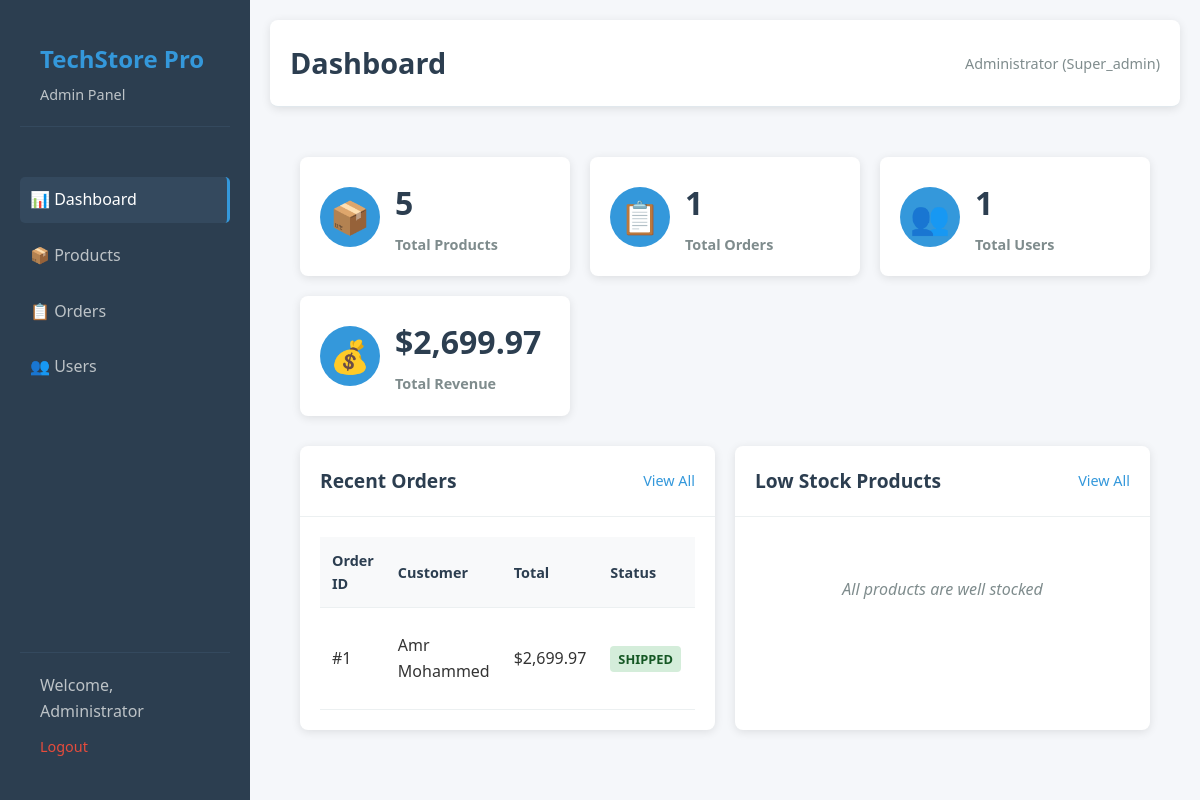
The page /admin/dashboard.php (signed in) on the database its author committed.
### tables this page shows
CREATE TABLE `orders` (
  `id` int(11) NOT NULL,
  `user_id` int(11) NOT NULL,
  `shipping_name` varchar(255) NOT NULL,
  `shipping_email` varchar(255) NOT NULL,
  `shipping_phone` varchar(20) NOT NULL,
  `shipping_address` text NOT NULL,
  `shipping_city` varchar(100) NOT NULL,
  `shipping_state` varchar(100) NOT NULL,
  `shipping_zip` varchar(20) NOT NULL,
  `card_last_four` varchar(4) NOT NULL,
  `subtotal` decimal(10,2) NOT NULL,
  `shipping` decimal(10,2) NOT NULL DEFAULT 0.00,
  `tax` decimal(10,2) NOT NULL DEFAULT 0.00,
  `total` decimal(10,2) NOT NULL,
  `status` enum('pending','processing','shipped','delivered','cancelled') DEFAULT 'pending',
  `created_at` timestamp NOT NULL DEFAULT current_timestamp(),
  `updated_at` timestamp NOT NULL DEFAULT current_timestamp() ON UPDATE current_timestamp()
);

CREATE TABLE `users` (
  `id` int(11) NOT NULL,
  `name` varchar(255) NOT NULL,
  `email` varchar(255) NOT NULL,
  `password` varchar(255) NOT NULL,
  `location` varchar(255) DEFAULT NULL,
  `phone` varchar(50) DEFAULT NULL,
  `created_at` timestamp NOT NULL DEFAULT current_timestamp(),
  `updated_at` timestamp NOT NULL DEFAULT current_timestamp() ON UPDATE current_timestamp()
);

### admin/includes/admin_auth.php (called while the page is built, shortened)
<?php
$admin_name = $_SESSION['admin_name'] ?? '';
$admin_role = $_SESSION['admin_role'] ?? '';
?>

### admin/dashboard.php (the view, shortened to what this page needs)
<?php
try {
    require_once 'includes/admin_auth.php';
} catch (Exception $e) {
    echo "";
    die("Error: " . $e->getMessage());
}
$stats = [];
try {
    $sql = "SELECT COUNT(*) as count FROM products";
    $result = $conn->query($sql);
    if ($result) {
        $stats['total_products'] = $result->fetch_assoc()['count'];
    } else {
        echo "";
        $stats['total_products'] = 0;
    }
} catch (Exception $e) {
    echo "";
    $stats['total_products'] = 0;
}
$sql = "SELECT COUNT(*) as count FROM orders";
$result = $conn->query($sql);
$stats['total_orders'] = $result->fetch_assoc()['count'];
$sql = "SELECT COUNT(*) as count FROM users";
$result = $conn->query($sql);
$stats['total_users'] = $result->fetch_assoc()['count'];
$sql = "SELECT SUM(total) as total FROM orders WHERE status != 'cancelled'";
$result = $conn->query($sql);
$stats['total_revenue'] = $result->fetch_assoc()['total'] ?? 0;
$sql = "SELECT o.*, u.name as customer_name
        FROM orders o
        JOIN users u ON o.user_id = u.id
        ORDER BY o.created_at DESC
        LIMIT 10";
$recent_orders = $conn->query($sql)->fetch_all(MYSQLI_ASSOC);
$sql = "SELECT * FROM products WHERE stock < 10 ORDER BY stock ASC LIMIT 5";
$low_stock_products = $conn->query($sql)->fetch_all(MYSQLI_ASSOC);
?>
<!DOCTYPE html>
<html lang="en">
<head>
    <link rel="stylesheet" href="assets/css/admin.css">
</head>
<body>
    <div class="admin-container">
        <div class="admin-sidebar">
            <div class="sidebar-header">
                <h2>TechStore Pro</h2>
                <p>Admin Panel</p>
            </div>
            <nav class="sidebar-nav">
                <ul>
                    <li><a href="dashboard.php" class="active">📊 Dashboard</a></li>
                    <li><a href="products.php">📦 Products</a></li>
                    <li><a href="orders.php">📋 Orders</a></li>
                    <li><a href="users.php">👥 Users</a></li>
                </ul>
            </nav>
            <div class="sidebar-footer">
                <p>Welcome, <?php echo htmlspecialchars($admin_name); ?></p>
                <a href="logout.php" class="logout-btn">Logout</a>
            </div>
        </div>
        <div class="admin-main">
            <header class="admin-header">
                <h1>Dashboard</h1>
                <div class="header-actions">
                    <span class="admin-info"><?php echo htmlspecialchars($admin_name); ?> (<?php echo ucfirst($admin_role); ?>)</span>
                </div>
            </header>
            <div class="admin-content">
                <div class="stats-grid">
                    <div class="stat-card">
                        <div class="stat-icon">📦</div>
                        <div class="stat-info">
                            <h3><?php echo number_format($stats['total_products']); ?></h3>
                            <p>Total Products</p>
                        </div>
                    </div>
                    <div class="stat-card">
                        <div class="stat-icon">📋</div>
                        <div class="stat-info">
                            <h3><?php echo number_format($stats['total_orders']); ?></h3>
                            <p>Total Orders</p>
                        </div>
                    </div>
                    <div class="stat-card">
                        <div class="stat-icon">👥</div>
                        <div class="stat-info">
                            <h3><?php echo number_format($stats['total_users']); ?></h3>
                            <p>Total Users</p>
                        </div>
                    </div>
                    <div class="stat-card">
                        <div class="stat-icon">💰</div>
                        <div class="stat-info">
                            <h3>$<?php echo number_format($stats['total_revenue'], 2); ?></h3>
                            <p>Total Revenue</p>
                        </div>
                    </div>
                </div>
                <div class="content-grid">
                    <div class="content-card">
                        <div class="card-header">
                            <h3>Recent Orders</h3>
                            <a href="orders.php" class="view-all">View All</a>
                        </div>
                        <div class="card-content">
                            <?php if (empty($recent_orders)): ?>
                                <p class="no-data">No orders found</p>
                            <?php else: ?>
                                <div class="table-responsive">
                                    <table class="data-table">
                                        <thead>
                                            <tr>
                                                <th>Order ID</th>
                                                <th>Customer</th>
                                                <th>Total</th>
                                                <th>Status</th>
                                                <th>Date</th>
                                            </tr>
                                        </thead>
                                        <tbody>
                                            <?php foreach ($recent_orders as $order): ?>
                                                <tr>
                                                    <td>#<?php echo $order['id']; ?></td>
                                                    <td><?php echo htmlspecialchars($order['customer_name']); ?></td>
                                                    <td>$<?php echo number_format($order['total'], 2); ?></td>
                                                    <td>
                                                        <span class="status status-<?php echo $order['status']; ?>">
                                                            <?php echo ucfirst($order['status']); ?>
                                                        </span>
                                                    </td>
                                                    <td><?php echo date('M j, Y', strtotime($order['created_at'])); ?></td>
                                                </tr>
                                            <?php endforeach; ?>
                                        </tbody>
                                    </table>
                                </div>
                            <?php endif; ?>
                        </div>
                    </div>
                    <div class="content-card">
                        <div class="card-header">
                            <h3>Low Stock Products</h3>
                            <a href="products.php" class="view-all">View All</a>
                        </div>
                        <div class="card-content">
                            <?php if (empty($low_stock_products)): ?>
                                <p class="no-data">All products are well stocked</p>
                            <?php endif; ?>
                        </div>
                    </div>
                </div>
            </div>
        </div>
    </div>
</body>
</html>

### admin/assets/css/admin.css (style rules this page uses)
* { margin: 0; padding: 0; box-sizing: border-box; }
body { font-family: 'Segoe UI', Tahoma, Geneva, Verdana, sans-serif; background-color: #f5f7fa; color: #333; line-height: 1.6; }
.admin-container { display: flex; min-height: 100vh; }
.admin-sidebar { width: 250px; background: #2c3e50; color: white; display: flex; flex-direction: column; }
.sidebar-header { padding: 20px; border-bottom: 1px solid #34495e; }
.sidebar-header h2 { font-size: 1.5em; margin-bottom: 5px; }
.sidebar-header p { color: #bdc3c7; font-size: 0.9em; }
.sidebar-nav { flex: 1; padding: 20px 0; }
.sidebar-nav ul { list-style: none; }
.sidebar-nav li { margin-bottom: 5px; }
.sidebar-nav a { display: block; padding: 12px 20px; color: #bdc3c7; text-decoration: none; transition: all 0.3s ease; }
.sidebar-nav a:hover, .sidebar-nav a.active { background: #34495e; color: white; border-right: 3px solid #3498db; }
.sidebar-footer { padding: 20px; border-top: 1px solid #34495e; }
.sidebar-footer p { margin-bottom: 10px; color: #bdc3c7; }
.logout-btn { color: #e74c3c; text-decoration: none; font-size: 0.9em; }
.admin-main { flex: 1; display: flex; flex-direction: column; }
.admin-header { background: white; padding: 20px 30px; border-bottom: 1px solid #e1e8ed; display: flex; justify-content: space-between; align-items: center; box-shadow: 0 2px 4px rgba(0,0,0,0.1); }
.admin-header h1 { color: #2c3e50; font-size: 1.8em; }
.header-actions { display: flex; align-items: center; gap: 20px; }
.admin-info { color: #7f8c8d; font-size: 0.9em; }
.admin-content { flex: 1; padding: 30px; }
.stats-grid { display: grid; grid-template-columns: repeat(auto-fit, minmax(250px, 1fr)); gap: 20px; margin-bottom: 30px; }
.stat-card { background: white; padding: 25px; border-radius: 8px; box-shadow: 0 2px 10px rgba(0,0,0,0.1); display: flex; align-items: center; gap: 20px; transition: transform 0.3s ease; }
.stat-icon { font-size: 2.5em; width: 60px; height: 60px; display: flex; align-items: center; justify-content: center; background: linear-gradient(135deg, #3498db, #2980b9); border-radius: 50%; color: white; }
.stat-info h3 { font-size: 2em; color: #2c3e50; margin-bottom: 5px; }
.stat-info p { color: #7f8c8d; font-weight: 600; }
.content-grid { display: grid; grid-template-columns: 2fr 1fr; gap: 30px; }
.content-card { background: white; border-radius: 8px; box-shadow: 0 2px 10px rgba(0,0,0,0.1); overflow: hidden; }
.card-header { padding: 20px 25px; border-bottom: 1px solid #e1e8ed; display: flex; justify-content: space-between; align-items: center; }
.card-header h3 { color: #2c3e50; font-size: 1.2em; }
.view-all { color: #3498db; text-decoration: none; font-size: 0.9em; }
.card-content { padding: 25px; }
.no-data { text-align: center; color: #7f8c8d; font-style: italic; padding: 20px; }
.table-responsive { overflow-x: auto; }
.data-table { width: 100%; border-collapse: collapse; }
.data-table th, .data-table td { padding: 12px; text-align: left; border-bottom: 1px solid #e1e8ed; }
.data-table th { background: #f8f9fa; color: #2c3e50; font-weight: 600; font-size: 0.9em; }
.data-table td { color: #333; }
.status { padding: 4px 8px; border-radius: 4px; font-size: 0.8em; font-weight: 600; text-transform: uppercase; }
.status-shipped { background: #d4edda; color: #155724; }

### rows shown on the page
orders: total "2,699.97", id "1", user.name "Amr Mohammed", status "SHIPPED"

### other values the page prints
$admin_name "Administrator"
$admin_role "Super_admin"
$stats['total_products'] "5"
$stats['total_orders'] "1"
$stats['total_users'] "1"
